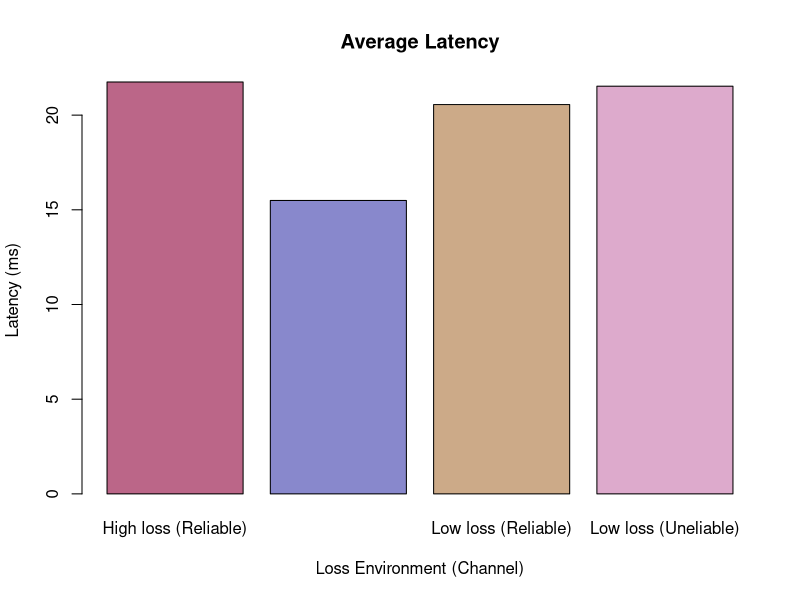
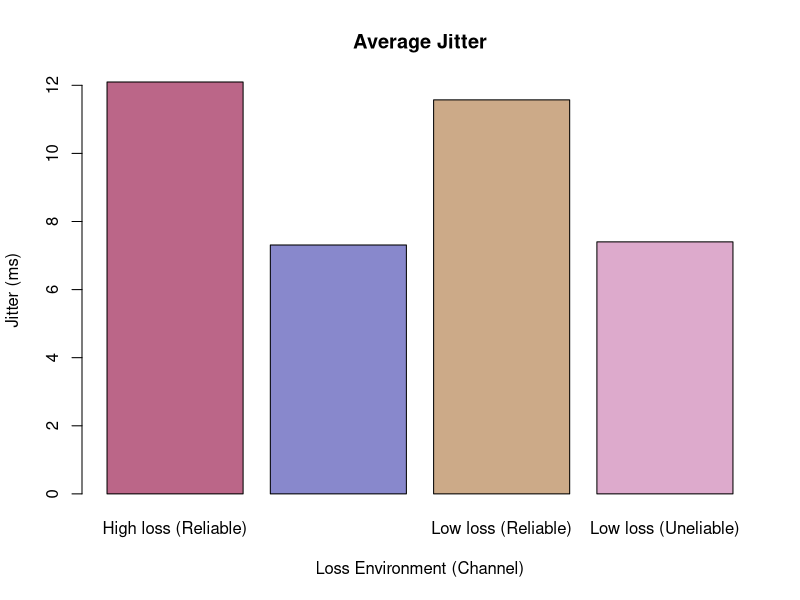
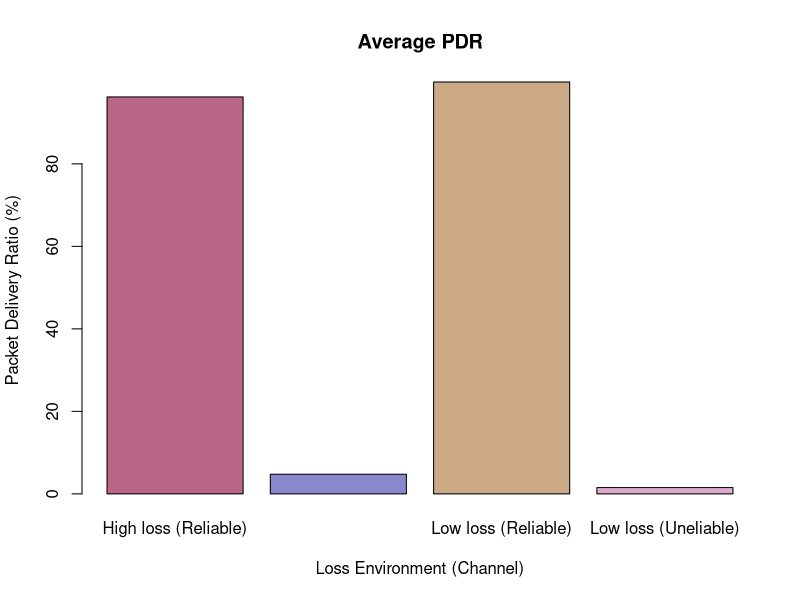
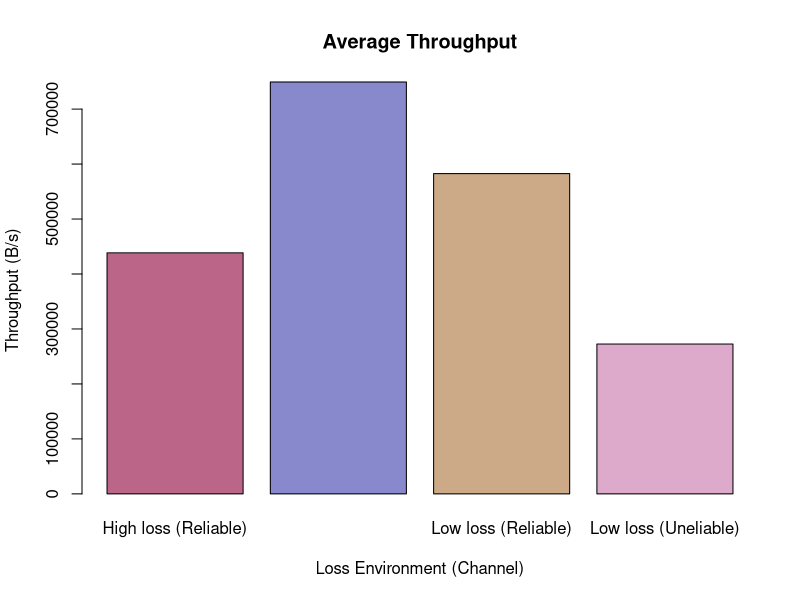

Write R code to recreate these figures, in order.
options(scipen = 999)
plot_var <- function(name, unit,vector, names, main, ylab){
  res = paste("High loss",name , "(reliable): ", as.character(round(vector[1], digits=2)) , unit, "\n")
  res = paste(res, "High loss" ,name , "(unreliable): ", as.character(round(vector[2], digits=2)), unit, "\n")
  res = paste(res, "Low loss" ,name , "(reliable): ", as.character(round(vector[3], digits=2)), unit, "\n")
  res = paste(res, "Low loss" ,name , "(unreliable): ", as.character(round(vector[4], digits=2)), unit, "\n")
  
  barplot(
    height = vector, 
    names.arg = names,
    xlab="Loss Environment (Channel)",
    ylab=ylab,
    main=main,
    col=c("#BB6688","#8888CC","#CCAA88","#DDAACC")
  )
  
  cat(res)
}

setwd("/home/sad/Documents/GitHub/GIB_A_PLS_TT_3103")

data_high = read.csv("data.csv")
data_low = read.csv("data_low.csv")

data_high_reli = data_high[data_high$Channel == 1,]
data_high_unreli = data_high[data_high$Channel == 0,]

data_low_reli = data_low[data_low$Channel == 1,]
data_low_unreli = data_low[data_low$Channel == 0,]

#high loss
yeet = data.frame(
  env_channel=c("High loss (Reliable)","High loss (Unreliable)","Low loss (Reliable)", "Low loss (Uneliable)"),
  latency = c(
    mean(data_high_reli$Latency),
    mean(data_high_unreli$Latency),
    mean(data_low_reli$Latency),
    mean(data_low_unreli$Latency)
  ),
  jitter = c(
    mean(data_high_reli$Jitter),
    mean(data_high_unreli$Jitter),
    mean(data_low_reli$Jitter),
    mean(data_low_unreli$Jitter)
  ),
  pdr = c(
    mean(data_high_reli$PDR),
    mean(data_high_unreli$PDR),
    mean(data_low_reli$PDR),
    mean(data_low_unreli$PDR)
  ),
  tp = c(
    mean(data_high_reli$Throughput),
    mean(data_high_unreli$Throughput),
    mean(data_low_reli$Throughput),
    mean(data_low_unreli$Throughput)
  )
)

plot_var("latency", "ms", yeet$latency, yeet$env_channel, main="Average Latency", ylab="Latency (ms)")
plot_var("jitter", "ms", yeet$jitter, yeet$env_channel, main="Average Jitter", ylab="Jitter (ms)")
plot_var("PDR", "%", yeet$pdr * 100, yeet$env_channel, main="Average PDR", ylab="Packet Delivery Ratio (%)")
plot_var("Throughput", "bytes/s", yeet$tp * 100, yeet$env_channel, main="Average Throughput", ylab="Throughput (B/s)")


